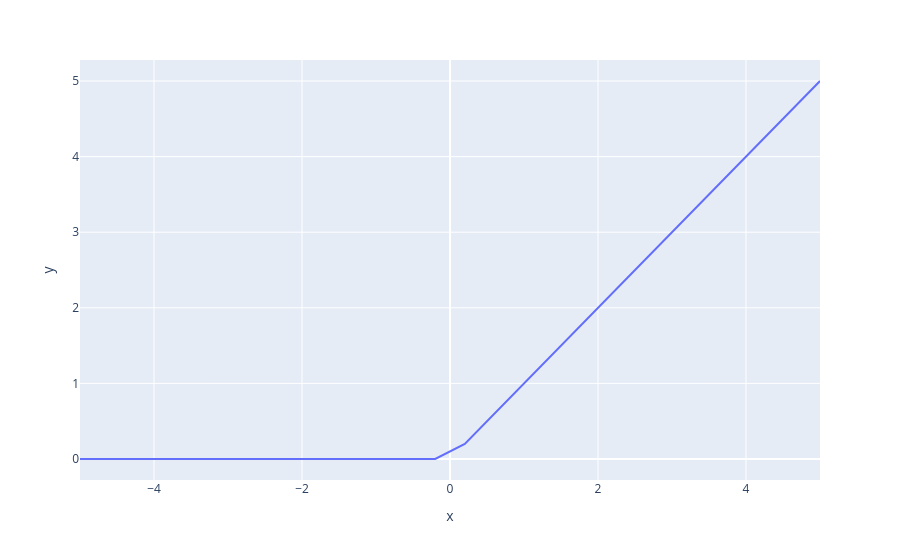

Notebook source saved alongside this figure:
### Markdown cell above
#### Observations:
Its output is zero-centered because its range is between -1 to 1. i.e. -1 < output < 1.
Optimization is easier in this method hence in practice it is always preferred over the Sigmoid function.

### ReLU 
The formula is deceptively simple: max(0,z). Despite its name, Rectified Linear Units, it’s not linear and **provides the same benefits as Sigmoid but with better performance.**

##### Leaky Relu
Leaky Relu is a variant of ReLU. Instead of being 0 when z<0, a leaky ReLU allows a small, non-zero, constant gradient α (normally, α=0.01). However, the consistency of the benefit across tasks is presently unclear. Leaky ReLUs attempt to fix the “dying ReLU” problem.

##### Parametric Relu
PReLU gives the neurons the ability to choose what slope is best in the negative region. They can become ReLU or leaky ReLU with certain values of α.

#### The ReLU function is a linear function that zeroes out negative values.

### Code cell
import numpy as np
import plotly.express as px


def relu1(a):
    return np.maximum(0, a)


x1 = np.linspace(start=-5, stop=5, num=26)
print("List created using linspace")
print(x1)
x2 = relu1(x1)
print("List after applying ReLU")
print(x2)
px.line(x=x1, y=x2)

### Figure 1 — Plotly figure (JSON) as saved in the notebook; plotly's stock layout.template omitted (floating-point values rounded to 4 significant figures)
{"data": [{"hovertemplate": "x=%{x}<br>y=%{y}<extra></extra>", "legendgroup": "", "line": {"color": "#636efa", "dash": "solid"}, "marker": {"symbol": "circle"}, "mode": "lines", "name": "", "orientation": "v", "showlegend": false, "type": "scatter", "x": [-5, -4.6, -4.2, -3.8, -3.4, -3, -2.6, -2.2, -1.8, -1.4, -1, -0.6, -0.2, 0.2, 0.6, 1, 1.4, 1.8, 2.2, 2.6, 3, 3.4, 3.8, 4.2, 4.6, 5], "xaxis": "x", "y": [0, 0, 0, 0, 0, 0, 0, 0, 0, 0, 0, 0, 0, 0.2, 0.6, 1, 1.4, 1.8, 2.2, 2.6, 3, 3.4, 3.8, 4.2, 4.6, 5], "yaxis": "y"}], "layout": {"legend": {"tracegroupgap": 0}, "margin": {"t": 60}, "xaxis": {"anchor": "y", "domain": [0, 1], "title": {"text": "x"}}, "yaxis": {"anchor": "x", "domain": [0, 1], "title": {"text": "y"}}}}
